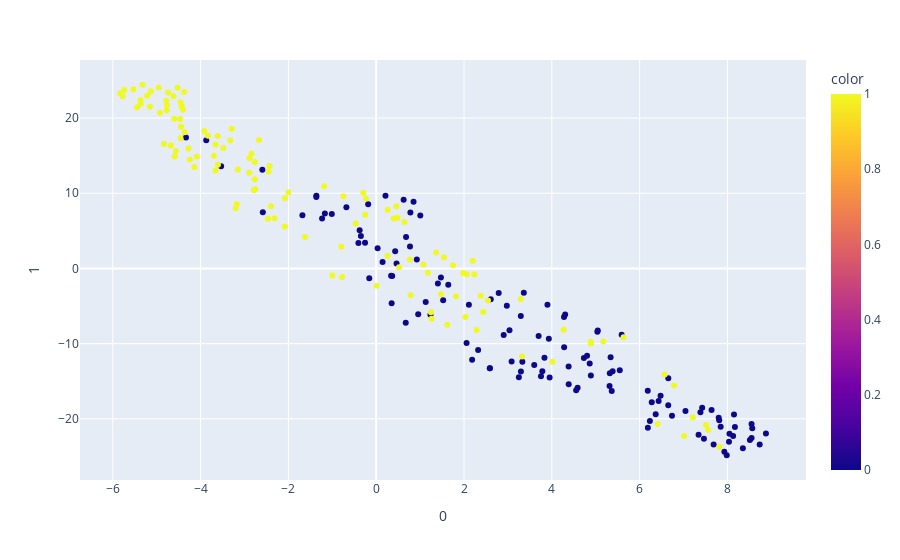

Notebook code for this chart:
### Code cell
##on status
tsne = TSNE(n_components = 2,
            init = "random",
            random_state = 1
           )
X_tsne = tsne.fit_transform(X)

fig = px.scatter(X_tsne, x=0, y=1, color=pks_df['Status'])
fig.show()

### Figure 1 — Plotly figure (JSON) as saved in the notebook; plotly's stock layout.template omitted (floating-point values rounded to 4 significant figures; data arrays with more than 128 entries replaced by an {"elided": "..."} marker saying what was removed)
{"data": [{"hovertemplate": "0=%{x}<br>1=%{y}<br>color=%{marker.color}<extra></extra>", "legendgroup": "", "marker": {"color": {"elided": "240 int values"}, "coloraxis": "coloraxis", "symbol": "circle"}, "mode": "markers", "name": "", "orientation": "v", "showlegend": false, "type": "scatter", "x": {"elided": "240 float values"}, "xaxis": "x", "y": {"elided": "240 float values"}, "yaxis": "y"}], "layout": {"coloraxis": {"colorbar": {"title": {"text": "color"}}, "colorscale": [[0, "#0d0887"], [0.1111, "#46039f"], [0.2222, "#7201a8"], [0.3333, "#9c179e"], [0.4444, "#bd3786"], [0.5556, "#d8576b"], [0.6667, "#ed7953"], [0.7778, "#fb9f3a"], [0.8889, "#fdca26"], [1, "#f0f921"]]}, "legend": {"tracegroupgap": 0}, "margin": {"t": 60}, "xaxis": {"anchor": "y", "domain": [0, 1], "title": {"text": "0"}}, "yaxis": {"anchor": "x", "domain": [0, 1], "title": {"text": "1"}}}}
